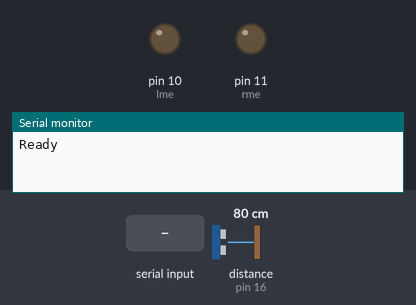
Bench run of a sketch on a simulated Arduino Uno, built with avr-gcc and run on an emulated ATmega328P. Parts: output pins drawn as LEDs (lit = HIGH), the last lines printed to the serial monitor. Inputs (shaded band) come from the test bench; at power-on: distance to the obstacle (sensor on pin 16) 80 cm. The echo pulse lasts 58.3 µs per cm.

Above: at 1.2 s.
1.3 s: "*forward" received over the second serial link
At 1.9 s:
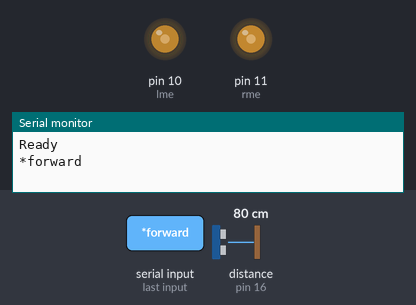
2.8 s: "*back" received over the second serial link
At 4.5 s:
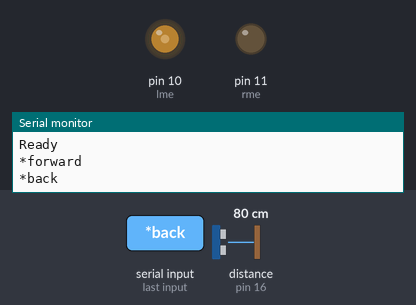
4.8 s: "*turn left" received over the second serial link
At 5.7 s:
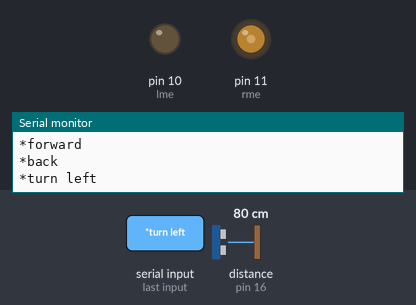
6.7 s: "*stop" received over the second serial link
At 7.9 s:
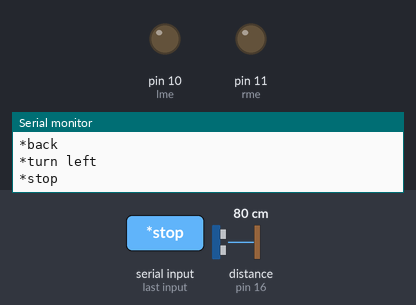
8.2 s: "*left" received over the second serial link
At 9.4 s:
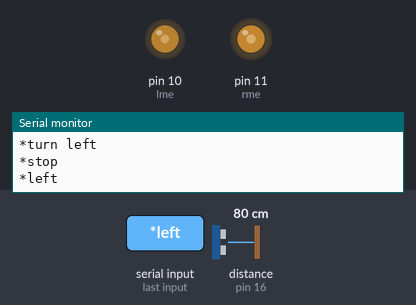
9.7 s: "*right" received over the second serial link
At 11.1 s:
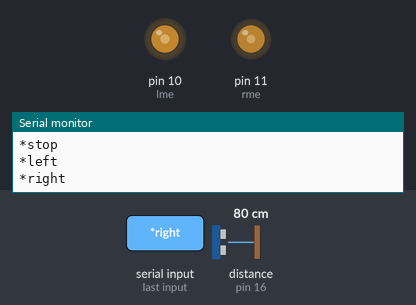
Timing chart, 0 to 12.2 s (numbered marks = the images above; inputs shaded):
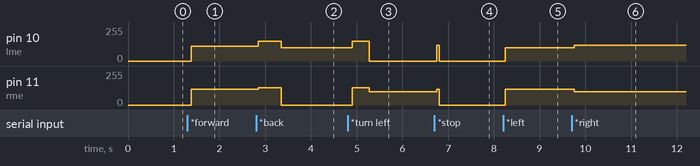

The sketch:

final_cute_ai.ino
```cpp
String voice;
#include <SoftwareSerial.h>
#include <NewPing.h>

SoftwareSerial mySerial(14, 15); // RX, TX
#define TRIGGER_PIN  17  // Arduino pin tied to trigger pin on the ultrasonic sensor.
#define ECHO_PIN     16  // Arduino pin tied to echo pin on the ultrasonic sensor.
#define MAX_DISTANCE 200
int sound;
int s ;
unsigned long previousMillis = 0;
const long interval = 1000;
unsigned long t, t1;
int distance;
NewPing sonar(TRIGGER_PIN, ECHO_PIN, MAX_DISTANCE);

void sonarm()
{
  unsigned int uS = sonar.ping();
   distance = uS / US_ROUNDTRIP_CM;
}


int lmf=8,
    rmf=13,
    lmb=9,
    rmb=12,

    lme=10,
    rme=11;

    void st(){
  digitalWrite(lmf, LOW);
  digitalWrite(rmf, LOW);
  digitalWrite(lmb, LOW);
  digitalWrite(rmb, LOW);

}

void sl(){

  digitalWrite(lmf, LOW);
  digitalWrite(rmf, HIGH);
  digitalWrite(lmb, HIGH);
  digitalWrite(rmb, LOW);

}

void sr(){
  digitalWrite(lmf, HIGH);
  digitalWrite(rmf, LOW);
  digitalWrite(lmb, LOW);
  digitalWrite(rmb, HIGH);
}

void fr(){
  digitalWrite(lmf, HIGH);
  digitalWrite(rmf, HIGH);
  digitalWrite(lmb, LOW);
  digitalWrite(rmb, LOW);

}
void br(){
  digitalWrite(lmf, LOW);
  digitalWrite(rmf, LOW);
  digitalWrite(lmb, HIGH);
  digitalWrite(rmb, HIGH);
  }

  void forward()
  {

    analogWrite(lme, 110);
    analogWrite(rme, 120);

    fr();


  }


void setup() {
  Serial.begin(9600);
  Serial.println("Ready");
  mySerial.begin(9600);

  //forward();


}
//-----------------------------------------------------------------------//
void loop() {
 sonarm();
    if(distance>8 && distance <25)
    {
      delay(200);
          if(distance>8 && distance <15)
    {
      delay(200);
            if(distance>8 && distance <15)
    {
      analogWrite(lme, 150);
      analogWrite(rme,150);
      br();
      delay(50);
      st();
      delay(1000);

    }
  }
    }


  while (mySerial.available()){  //Check if there is an available byte to read
  delay(10); //Delay added to make thing stable
  char c = mySerial.read(); //Conduct a serial read
  if (c == '#') {break;} //Exit the loop when the # is detected after the word
  voice += c; //Shorthand for voice = voice + c
  }
 /*  sound = analogRead(A2);
   Serial.println(sound);
   delay(50);
  /*if(sound >10 && sound <30){
   Serial.println("forward");
    analogWrite(lme, 120);
    analogWrite(rme, 120);
    fr();
    delay(300);
    analogWrite(lme, 180);
    analogWrite(rme, 180);
    br();
    delay(50);
    analogWrite(lme, 0);
    analogWrite(rme, 0);
    st();
    delay(300);

 }
 unsigned long currentMillis = millis();
 if(sound >10 && sound <90){


   unsigned long currentMillis = millis();
   if( currentMillis-t<=500 || currentMillis-t1<=500){
    Serial.println("backward");
    analogWrite(lme, 120);
    analogWrite(rme, 120);
    br();
    delay(300);
    analogWrite(lme, 180);
    analogWrite(rme, 180);
    fr();
    delay(50);
    analogWrite(lme, 0);
    analogWrite(rme, 0);
    st();
    delay(300);}
    else{


      Serial.println("okay");

    analogWrite(lme, 120);
    analogWrite(rme, 120);
    fr();
    delay(300);
    analogWrite(lme, 180);
    analogWrite(rme, 180);
    br();
    delay(50);
    analogWrite(lme, 0);
    analogWrite(rme, 0);
    st();
    delay(300);
     t1 = currentMillis-650;
    }


   t = currentMillis;
   delay(200);


 }


 */


  if (voice.length() > 0) {
    Serial.println(voice);
//-----------------------------------------------------------------------//

if(voice == "*forward")
  {

    forward();


  }


  if(voice == "*back")
  {
     analogWrite(lme, 150);
    analogWrite(rme, 130);

    sr();
    delay(400);
     st();
    delay(100);
        analogWrite(lme, 100);
    analogWrite(rme, 0);

    br();
    delay(50);
    st();
    delay(100);
  }

  if (voice == "*turn right")
  {
     analogWrite(lme, 150);
    analogWrite(rme, 130);

    sr();
    delay(270);
     st();
    delay(100);
        analogWrite(lme, 100);
    analogWrite(rme, 0);

    br();
    delay(50);
    st();
    delay(100);

  }

  if (voice == "*turn left")
 {
    analogWrite(lme, 150);
    analogWrite(rme, 130);

    sl();
    delay(270);
     st();
    delay(100);
        analogWrite(lme, 0);
    analogWrite(rme, 100);

    br();
    delay(50);
    st();
    delay(100);
 }

  if (voice == "*stop")
 {
analogWrite(lme, 120);
      analogWrite(rme, 120);

      br();
      delay(50);
      analogWrite(lme, 0);
      analogWrite(rme, 0);
 }

  if (voice == "*left")
 {
       analogWrite(lme, 100);
    analogWrite(rme, 120);

    fr();
 }

   if (voice == "*right")
 {
       analogWrite(lme, 120);
    analogWrite(rme, 100);

    fr();
 }


voice="";}

}
```

Measured:
- after the input at 1.3 s, pin 10 (lme): 0/255 → 110/255 after 0.08 s; pin 11 (rme): 0/255 → 120/255 after 0.08 s
- after the input at 2.8 s, pin 10 (lme): 110/255 → 150/255 after 0.05 s, → 100/255 0.50 s later; pin 11 (rme): 120/255 → 130/255 after 0.05 s, → 0/255 0.50 s later
- after the input at 4.8 s, pin 10 (lme): 100/255 → 150/255 after 0.10 s, → 0/255 0.37 s later; pin 11 (rme): 0/255 → 130/255 after 0.10 s, → 100/255 0.37 s later
- after the input at 6.7 s, pin 10 (lme): 0/255 → 120/255 after 0.05 s, → 0/255 0.05 s later; pin 11 (rme): 100/255 → 0/255 after 0.05 s
- after the input at 8.2 s, pin 10 (lme): 0/255 → 100/255 after 0.05 s; pin 11 (rme): 0/255 → 120/255 after 0.05 s
- after the input at 9.7 s, pin 10 (lme): 100/255 → 120/255 after 0.06 s; pin 11 (rme): 120/255 → 100/255 after 0.06 s
